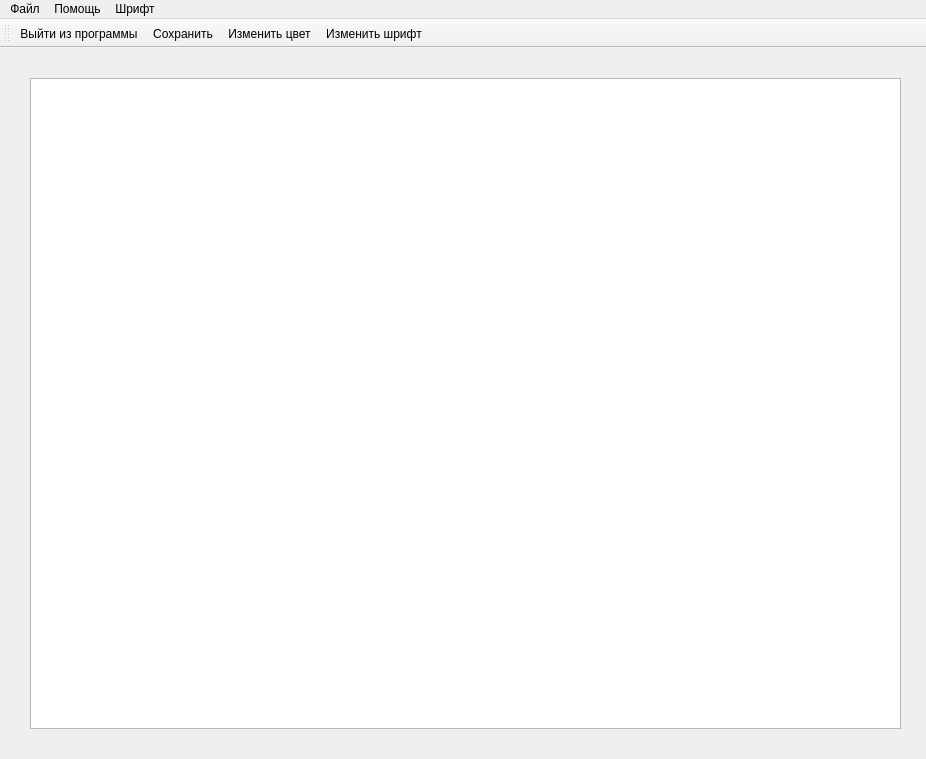
<?xml version="1.0" encoding="UTF-8"?>
<ui version="4.0">
 <class>MainWindow</class>
 <widget class="QMainWindow" name="MainWindow">
  <property name="geometry">
   <rect>
    <x>0</x>
    <y>0</y>
    <width>926</width>
    <height>759</height>
   </rect>
  </property>
  <property name="focusPolicy">
   <enum>Qt::NoFocus</enum>
  </property>
  <property name="contextMenuPolicy">
   <enum>Qt::DefaultContextMenu</enum>
  </property>
  <property name="windowTitle">
   <string>Notepad</string>
  </property>
  <property name="windowIcon">
   <iconset resource="resourcec.qrc">
    <normaloff>:/images/img/notepad.png</normaloff>:/images/img/notepad.png</iconset>
  </property>
  <property name="styleSheet">
   <string notr="true">#notepad {
	
	border-color: rgb(0, 0, 0);
}</string>
  </property>
  <widget class="QWidget" name="centralwidget">
   <widget class="QTextEdit" name="notepad">
    <property name="geometry">
     <rect>
      <x>30</x>
      <y>30</y>
      <width>871</width>
      <height>651</height>
     </rect>
    </property>
   </widget>
  </widget>
  <widget class="QMenuBar" name="menuBar">
   <property name="geometry">
    <rect>
     <x>0</x>
     <y>0</y>
     <width>926</width>
     <height>21</height>
    </rect>
   </property>
   <widget class="QMenu" name="menu">
    <property name="title">
     <string>Файл</string>
    </property>
    <addaction name="Create"/>
    <addaction name="open"/>
    <addaction name="save"/>
   </widget>
   <widget class="QMenu" name="menu_2">
    <property name="title">
     <string>Помощь</string>
    </property>
    <addaction name="information"/>
    <addaction name="separator"/>
    <addaction name="close_file"/>
   </widget>
   <widget class="QMenu" name="menu_3">
    <property name="title">
     <string>Шрифт</string>
    </property>
    <addaction name="color"/>
    <addaction name="separator"/>
    <addaction name="shrift"/>
   </widget>
   <addaction name="menu"/>
   <addaction name="menu_2"/>
   <addaction name="menu_3"/>
  </widget>
  <widget class="QToolBar" name="toolBar">
   <property name="windowTitle">
    <string>toolBar</string>
   </property>
   <attribute name="toolBarArea">
    <enum>TopToolBarArea</enum>
   </attribute>
   <attribute name="toolBarBreak">
    <bool>false</bool>
   </attribute>
   <addaction name="close_file"/>
   <addaction name="save"/>
   <addaction name="color"/>
   <addaction name="shrift"/>
  </widget>
  <action name="Create">
   <property name="icon">
    <iconset resource="resourcec.qrc">
     <normaloff>:/images/img/create file.png</normaloff>:/images/img/create file.png</iconset>
   </property>
   <property name="text">
    <string>Создать файл</string>
   </property>
   <property name="shortcut">
    <string>Ctrl+N</string>
   </property>
  </action>
  <action name="open">
   <property name="icon">
    <iconset resource="resourcec.qrc">
     <normaloff>:/images/img/open.png</normaloff>:/images/img/open.png</iconset>
   </property>
   <property name="text">
    <string>Открыть файл</string>
   </property>
   <property name="shortcut">
    <string>Ctrl+Shift+N</string>
   </property>
  </action>
  <action name="save">
   <property name="icon">
    <iconset resource="resourcec.qrc">
     <normaloff>:/images/img/save .png</normaloff>:/images/img/save .png</iconset>
   </property>
   <property name="text">
    <string>Сохранить</string>
   </property>
   <property name="shortcut">
    <string>Ctrl+Shift+S</string>
   </property>
  </action>
  <action name="information">
   <property name="text">
    <string>Информация</string>
   </property>
  </action>
  <action name="close_file">
   <property name="icon">
    <iconset resource="resourcec.qrc">
     <normaloff>:/images/img/qiut.png</normaloff>:/images/img/qiut.png</iconset>
   </property>
   <property name="text">
    <string>Выйти из программы</string>
   </property>
   <property name="shortcut">
    <string>Shift+F4</string>
   </property>
  </action>
  <action name="color">
   <property name="icon">
    <iconset resource="resourcec.qrc">
     <normaloff>:/images/img/palette.png</normaloff>:/images/img/palette.png</iconset>
   </property>
   <property name="text">
    <string>Изменить цвет</string>
   </property>
  </action>
  <action name="shrift">
   <property name="icon">
    <iconset resource="resourcec.qrc">
     <normaloff>:/images/img/font.png</normaloff>:/images/img/font.png</iconset>
   </property>
   <property name="text">
    <string>Изменить шрифт</string>
   </property>
  </action>
 </widget>
 <resources>
  <include location="resourcec.qrc"/>
 </resources>
 <connections/>
</ui>
